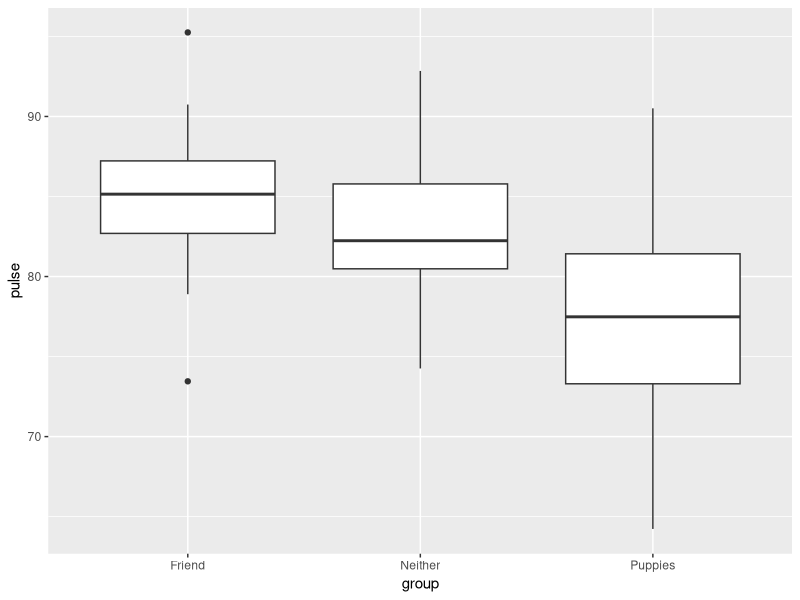
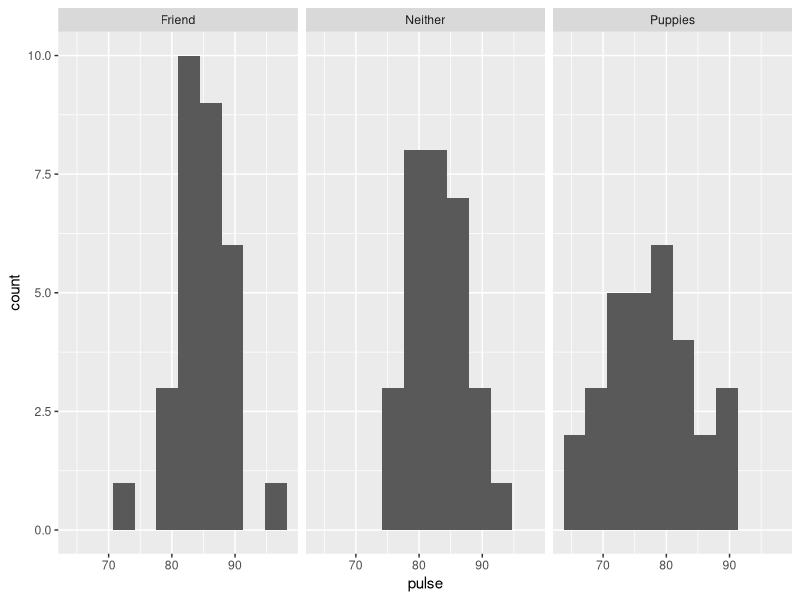

These charts were generated, in order, by the following R code:
## ---- chunk 1
library(tidyverse)
library(ggplot2)

# Set seed for reproducibility
set.seed(123)

# Simulate data: 30 people per group
puppies <- rnorm(30, mean=78, sd=7)  # lower pulse for those with puppies
neither <- rnorm(30, mean=82, sd=5)    # pulse for those alone
friends <- rnorm(30, mean=85, sd=5)  # pulse for those chatting with a friend

# Combine into a data frame
pulse_data <- data.frame(
  pulse = c(friends, neither, puppies),
  group = factor(rep(c("Friend", "Neither", "Puppies"), each=30))
)

ggplot(data = pulse_data, mapping = aes(x = group, y = pulse)) +
  geom_boxplot() + 
  scale_colour_brewer(palette = "Set1")
## ---- chunk 2
#| echo: false
#| eval: true
pulse_data |>
  ggplot(mapping = aes(x = pulse)) + 
  geom_histogram(bins=10) +
  facet_wrap(~group)
## ---- chunk 3
# anova in R:
summary(aov(pulse ~ group, data = pulse_data))
